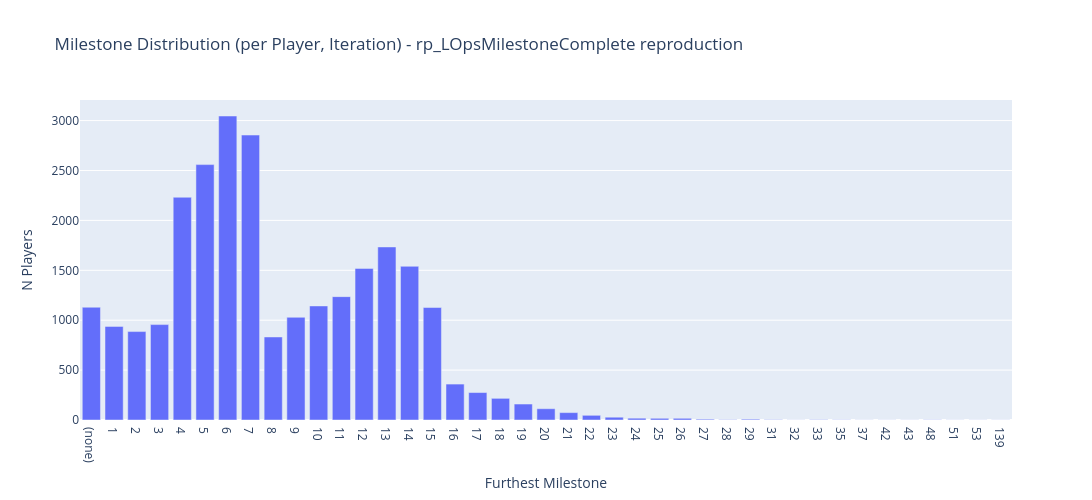

The cell this chart's notebook holds for it:
### Code cell
# NaN (0 milestones completed) needs an explicit label - astype(str) would render it as the
# literal string 'nan', which reads as a bug rather than Omni's blank bucket.
plot_df = milestone_distribution.copy()
plot_df['furthest_milestone_label'] = plot_df['furthest_milestone'].apply(
    lambda x: '(none)' if pd.isna(x) else str(int(x))
)

fig = px.bar(
    plot_df,
    x='furthest_milestone_label',
    y='n_players',
    title='Milestone Distribution (per Player, Iteration) - rp_LOpsMilestoneComplete reproduction',
    width=1200,
    height=500,
    labels={'furthest_milestone_label': 'Furthest Milestone', 'n_players': 'N Players'},
)
fig.update_xaxes(categoryorder='array', categoryarray=plot_df['furthest_milestone_label'].tolist())
fig.show()

### Figure 1 — Plotly figure (JSON) as saved in the notebook; plotly's stock layout.template omitted (floating-point values rounded to 4 significant figures)
{"data": [{"hovertemplate": "Furthest Milestone=%{x}<br>N Players=%{y}<extra></extra>", "legendgroup": "", "marker": {"color": "#636efa", "pattern": {"shape": ""}}, "name": "", "orientation": "v", "showlegend": false, "textposition": "auto", "type": "bar", "x": ["(none)", "1", "2", "3", "4", "5", "6", "7", "8", "9", "10", "11", "12", "13", "14", "15", "16", "17", "18", "19", "20", "21", "22", "23", "24", "25", "26", "27", "28", "29", "31", "32", "33", "35", "37", "42", "43", "48", "51", "53", "139"], "xaxis": "x", "y": [1130, 938, 886, 956, 2232, 2559, 3046, 2855, 832, 1029, 1143, 1236, 1519, 1734, 1540, 1127, 360, 275, 217, 160, 113, 74, 47, 28, 18, 17, 17, 8, 3, 8, 3, 1, 3, 2, 1, 1, 1, 2, 1, 1, 1], "yaxis": "y"}], "layout": {"barmode": "relative", "height": 500, "legend": {"tracegroupgap": 0}, "title": {"text": "Milestone Distribution (per Player, Iteration) - rp_LOpsMilestoneComplete reproduction"}, "width": 1200, "xaxis": {"anchor": "y", "categoryarray": ["(none)", "1", "2", "3", "4", "5", "6", "7", "8", "9", "10", "11", "12", "13", "14", "15", "16", "17", "18", "19", "20", "21", "22", "23", "24", "25", "26", "27", "28", "29", "31", "32", "33", "35", "37", "42", "43", "48", "51", "53", "139"], "categoryorder": "array", "domain": [0, 1], "title": {"text": "Furthest Milestone"}}, "yaxis": {"anchor": "x", "domain": [0, 1], "title": {"text": "N Players"}}}}
